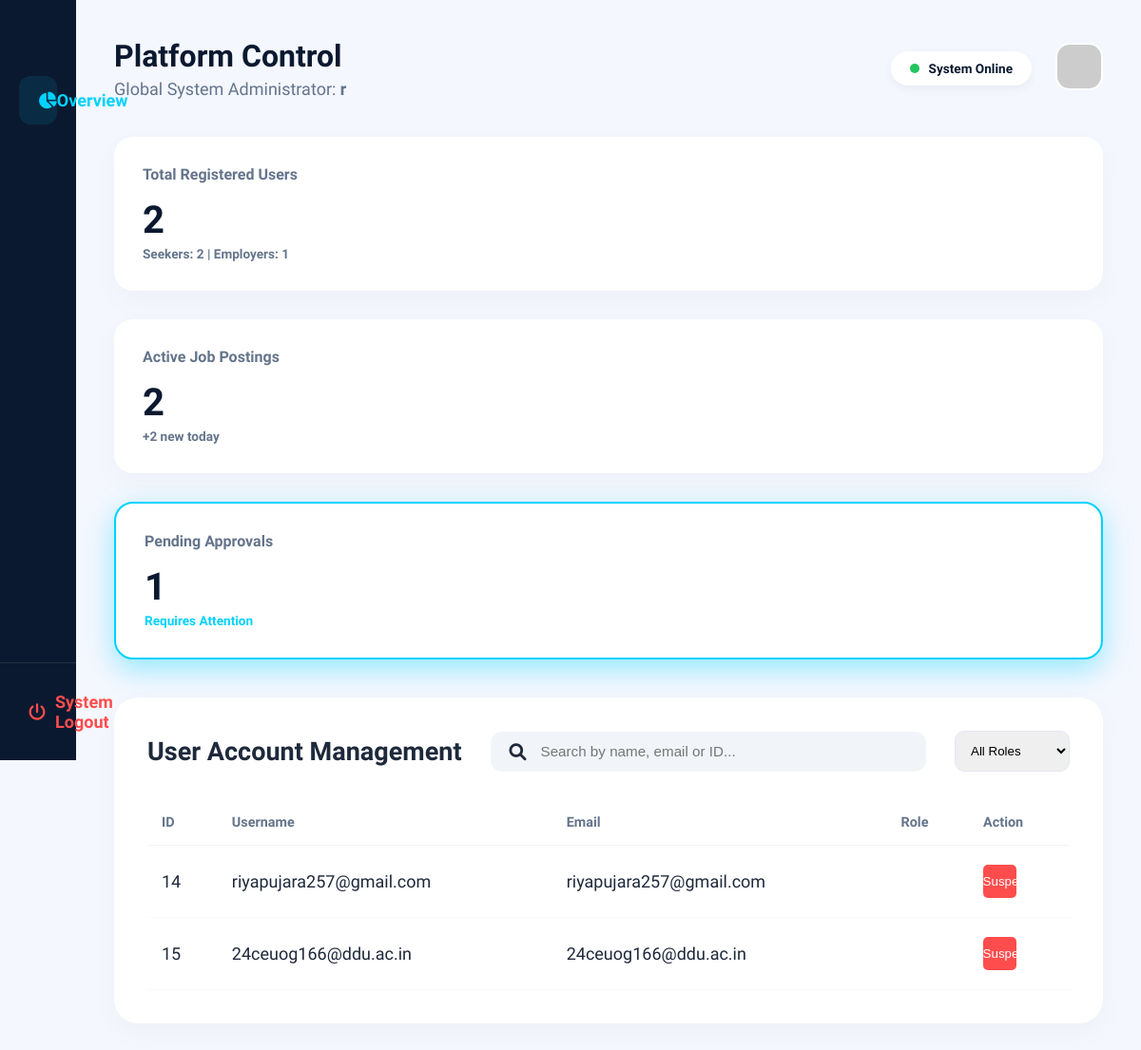
Page /admin_dashboard/ (signed in) on the committed database.
### accounts/models.py (models this page shows, shortened)
class User(AbstractUser):
    is_seeker = models.BooleanField(default=False)
    is_employer = models.BooleanField(default=False)
    profile_picture = models.ImageField(upload_to='profiles/', null=True, blank=True)

class seekerdb(models.Model):
    WORK_TYPES = (
        ('Remote', 'Remote'),
        ('On-site', 'On-site'),
        ('Hybrid', 'Hybrid'),
    )
    user = models.OneToOneField(User, on_delete=models.CASCADE, related_name='seeker_profile')
    full_name = models.CharField(max_length=255)
    experience_years = models.IntegerField(default=0)
    work_type = models.CharField(max_length=20, choices=WORK_TYPES, default='Remote')
    skills = models.TextField(help_text="Enter skills separated by commas")
    resume = models.FileField(
        upload_to='resumes/',
        validators=[FileExtensionValidator(['pdf', 'doc', 'docx'])],
        null=True, blank=True
    )
    resume_updated_at = models.DateTimeField(auto_now=True)
    profile_views = models.IntegerField(default=0)

### accounts/views.py (the view)
# urls.py: path('admin_dashboard/', views.admin_dashboard, name='admin_dashboard'),
@user_passes_test(lambda u: u.is_superuser)
@login_required
def admin_dashboard(request):
    profiles = seekerdb.objects.all()
    stats = {
        "total_users": profiles.count(),
        "seekers_count": seekerdb.objects.count(),
        "employers_count": employerdb.objects.count(),
        "active_jobs": Job.objects.filter(is_active=True).count(),
        "jobs_today": Job.objects.filter(created_at__date=date.today()).count(),
        "pending_verifications": employerdb.objects.filter(is_verified=False).count()
    }
    return render(request, "admin_dashboard.html", {
        "profiles": profiles,
        "stats": stats
    })

### templates/admin_dashboard.html (shortened to what this page needs)
{% extends 'base.html' %} {% load static %} {% block navbar %}{% endblock %}
{%block footer %}{% endblock %} {% block extra_css %}
<link rel="stylesheet" href="{% static 'css/admin_dashboard.css' %}" />
{% endblock %} {% block content %}
<div class="admin-wrapper">
  <aside class="sidebar">
    <div class="sidebar-brand">
    </div>
    <ul class="sidebar-nav">
      <li>
        <a href="{% url 'admin_dashboard' %}" class="active"
          ><i class="fas fa-chart-pie"></i> Overview</a
        >
      </li>
    </ul>
    <div class="sidebar-footer">
      <a href="{% url 'logout' %}" class="logout-link"
        ><i class="fas fa-power-off"></i> System Logout</a
      >
    </div>
  </aside>
  <main class="main-content">
    <header class="top-header">
      <div class="user-greeting">
        <h1>Platform Control</h1>
        <p>Global System Administrator: <strong>{{ user.username }}</strong></p>
      </div>
      <div class="header-right">
        <div class="status-indicator">
          <span class="pulse-green"></span> System Online
        </div>
        <div class="user-avatar">
          <img
            src="https://ui-avatars.com/api/?name=Admin&background=00d2ff&color=0a192f"
            alt="Admin"
          />
        </div>
      </div>
    </header>
    <section class="stats-container">
      <div class="stat-card">
        <h3>Total Registered Users</h3>
        <p class="number">{{ stats.total_users|default:"0" }}</p>
        <span class="label"
          >Seekers: {{ stats.seekers_count }} | Employers: {{ stats.employers_count }}</span>
      </div>
      <div class="stat-card">
        <h3>Active Job Postings</h3>
        <p class="number">{{ stats.active_jobs }}</p>
        <span class="label">+{{ stats.jobs_today }} new today</span>
      </div>
      <div class="stat-card glow-card">
        <h3>Pending Approvals</h3>
        <p class="number">{{ stats.pending_verifications }}</p>
        <span class="label text-cyan">Requires Attention</span>
      </div>
    </section>
    <section class="table-container">
      <div class="table-header">
        <h2>User Account Management</h2>
        <form method="GET" action="" class="search-box">
          <i class="fas fa-search"></i>
          <input
            type="text"
            name="search"
            placeholder="Search by name, email or ID..."
            value="{{ request.GET.search }}"
          />
        </form>
        <div class="filter-group">
          <select class="role-filter" onchange="location = this.value">
            <option value="?role=all">All Roles</option>
          </select>
        </div>
      </div>
      <div class="responsive-table">
  <table class="admin-table">
    <thead>
      <tr>
        <th>ID</th>
        <th>Username</th>
        <th>Email</th>
        <th>Role</th>
        <th>Action</th>
      </tr>
    </thead>
    <tbody>
      {% for p in profiles %}
      <tr>
        <td>{{ p.user.id }}</td>
        <td>{{ p.user.username }}</td>
        <td>{{ p.user.email }}</td>
        <td>{{ p.role }}</td>
        <td>
  {% if p.user.is_active %}
  <form method="POST" action="{% url 'suspend_user' p.user.id %}">
    <button type="submit" class="btn-action suspend">
      <i class="fas fa-user-slash"></i> Suspend
    </button>
  </form>
  {% endif %}
</td>
      </tr>
      {% empty %}
      <tr>
        <td colspan="5" style="text-align:center">
          No users found matching criteria
        </td>
      </tr>
      {% endfor %}
    </tbody>
  </table>
</div>
    </section>
  </main>
</div>
{% endblock %}

### static/css/base.css (style rules this page uses)
:root { --navy: #0a192f; --cyan: #00d2ff; --cyan-glow: rgba(0, 210, 255, 0.4); --purple-glow: rgba(160, 32, 240, 0.3); --white: #ffffff; --light-bg: #f8fafc; --text-navy: #1e293b; --text-light: #64748b; }
* { margin: 0; padding: 0; box-sizing: border-box; }
body { font-family: "Plus Jakarta Sans", sans-serif; background-color: var(--white); color: var(--text-navy); font-size: 18px; }

### rows in the picture
User: username "r"
seekerdb: user.id "14", user.username "riyapujara257@gmail.com", user.email "riyapujara257@gmail.com", shows "Suspend"
seekerdb: user.id "15", user.username "24ceuog166@ddu.ac.in", user.email "24ceuog166@ddu.ac.in", shows "Suspend"

### other values in the picture
{{ stats.total_users|default:"0" }} "2"
{{ stats.seekers_count }} "2"
{{ stats.employers_count }} "1"
{{ stats.active_jobs }} "2"
{{ stats.jobs_today }} "2"
{{ stats.pending_verifications }} "1"
